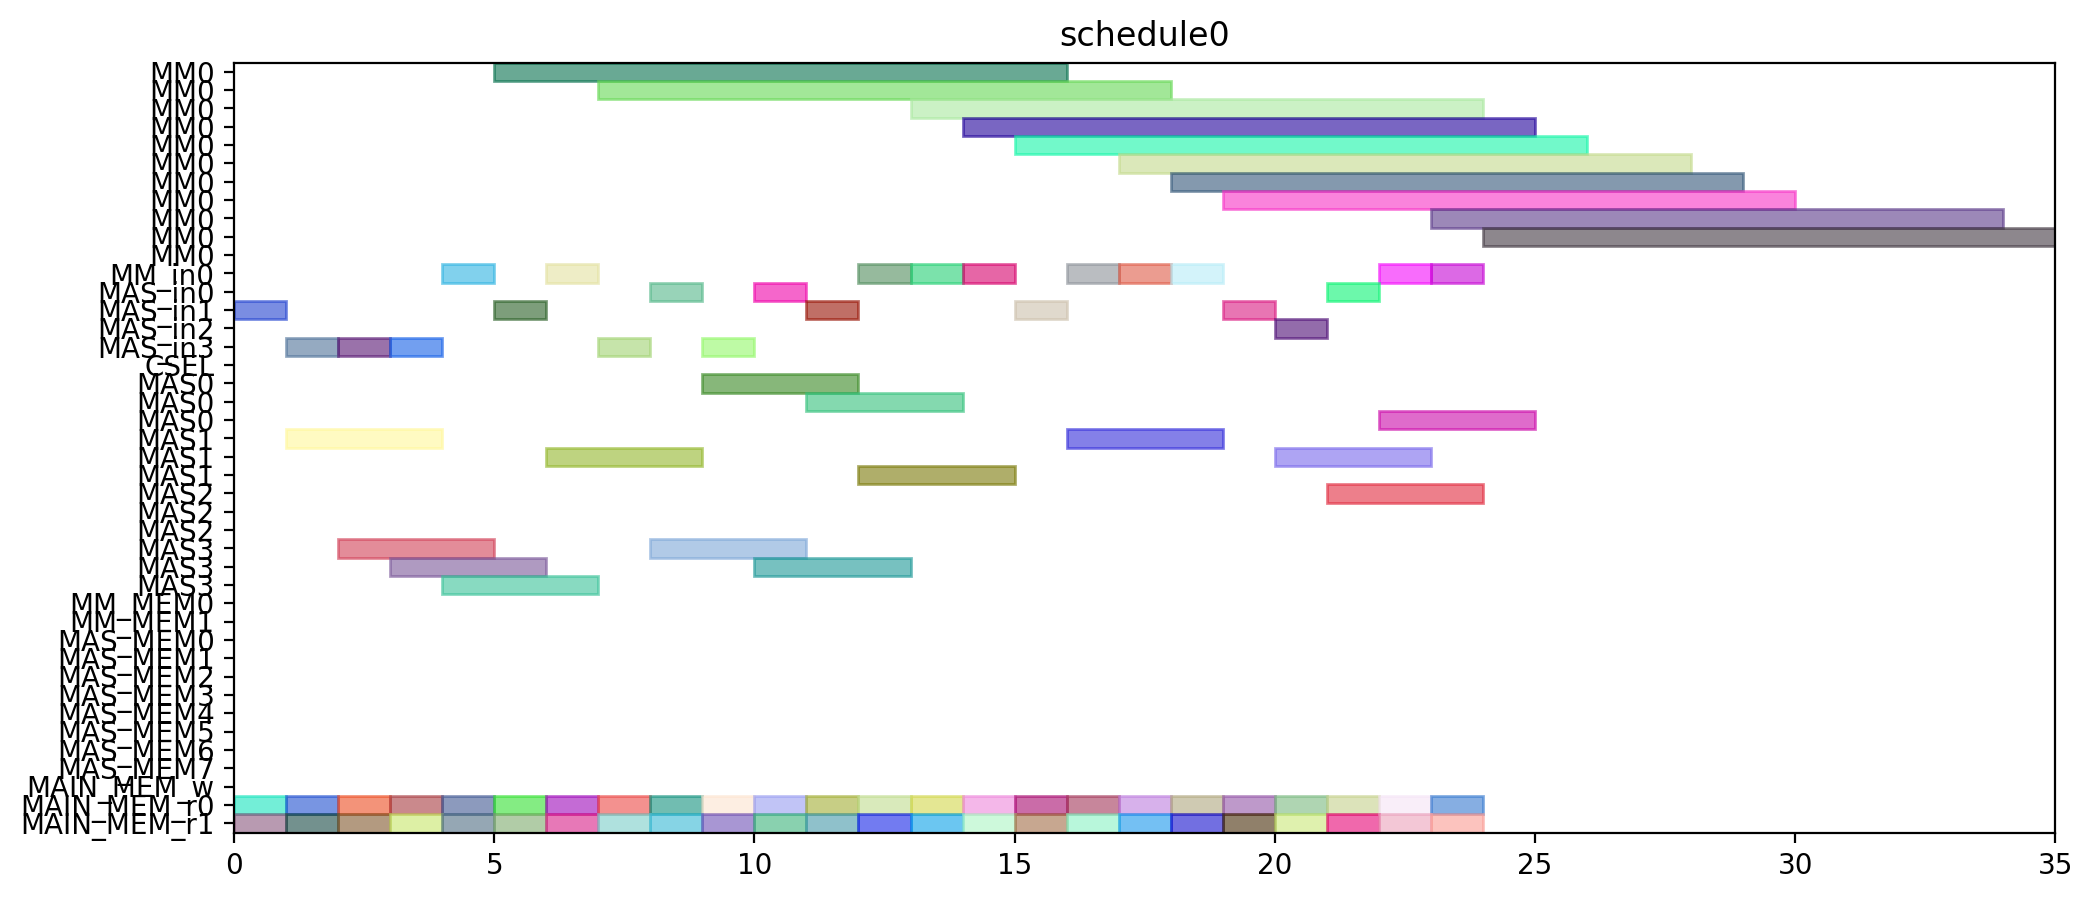

Write the Python code that produced this figure.
from pyschedule import Scenario, solvers, plotters, alt


def solve():
	horizon = 120
	S = Scenario("schedule0", horizon=horizon)

	# resource
	MM = S.Resources('MM', num=1, size=11)
	MM_in = S.Resources('MM_in', num=1)
	MAS_in = S.Resources('MAS_in', num=4)
	CSEL = S.Resource('CSEL')
	MAS = S.Resources('MAS', num=4, size=3, periods=range(1, horizon))
	MM_MEM = S.Resources('MM_MEM', num=2)
	MAS_MEM = S.Resources('MAS_MEM', num=8)
	MAIN_MEM_w = S.Resource('MAIN_MEM_w', size=1)
	MAIN_MEM_r = S.Resources('MAIN_MEM_r', num=2)

	# result of previous scheduling

	# new tasks
	t0_t0 = S.Task('t0_t0', length=3, delay_cost=1)
	t0_t0 += alt(MAS)
	t0_t0_in = S.Task('t0_t0_in', length=1, delay_cost=1)
	t0_t0_in += alt(MAS_in)
	S += t0_t0_in*MAS_in[0]<=t0_t0*MAS[0]

	S += t0_t0_in*MAS_in[1]<=t0_t0*MAS[1]

	S += t0_t0_in*MAS_in[2]<=t0_t0*MAS[2]

	S += t0_t0_in*MAS_in[3]<=t0_t0*MAS[3]

	t0_t0_mem0 = S.Task('t0_t0_mem0', length=1, delay_cost=1)
	t0_t0_mem0 += MAIN_MEM_r[0]
	S += t0_t0_mem0 <= t0_t0

	t0_t0_mem1 = S.Task('t0_t0_mem1', length=1, delay_cost=1)
	t0_t0_mem1 += MAIN_MEM_r[1]
	S += t0_t0_mem1 <= t0_t0

	t0_t1 = S.Task('t0_t1', length=3, delay_cost=1)
	t0_t1 += alt(MAS)
	t0_t1_in = S.Task('t0_t1_in', length=1, delay_cost=1)
	t0_t1_in += alt(MAS_in)
	S += t0_t1_in*MAS_in[0]<=t0_t1*MAS[0]

	S += t0_t1_in*MAS_in[1]<=t0_t1*MAS[1]

	S += t0_t1_in*MAS_in[2]<=t0_t1*MAS[2]

	S += t0_t1_in*MAS_in[3]<=t0_t1*MAS[3]

	t0_t1_mem0 = S.Task('t0_t1_mem0', length=1, delay_cost=1)
	t0_t1_mem0 += MAIN_MEM_r[0]
	S += t0_t1_mem0 <= t0_t1

	t0_t1_mem1 = S.Task('t0_t1_mem1', length=1, delay_cost=1)
	t0_t1_mem1 += MAIN_MEM_r[1]
	S += t0_t1_mem1 <= t0_t1

	t0_t3 = S.Task('t0_t3', length=11, delay_cost=1)
	t0_t3 += alt(MM)
	t0_t3_in = S.Task('t0_t3_in', length=1, delay_cost=1)
	t0_t3_in += alt(MM_in)
	S += t0_t3_in*MM_in[0]<=t0_t3*MM[0]
	t0_t3_mem0 = S.Task('t0_t3_mem0', length=1, delay_cost=1)
	t0_t3_mem0 += MAIN_MEM_r[0]
	S += t0_t3_mem0 <= t0_t3

	t0_t3_mem1 = S.Task('t0_t3_mem1', length=1, delay_cost=1)
	t0_t3_mem1 += MAIN_MEM_r[1]
	S += t0_t3_mem1 <= t0_t3

	t10 = S.Task('t10', length=3, delay_cost=1)
	t10 += alt(MAS)
	t10_in = S.Task('t10_in', length=1, delay_cost=1)
	t10_in += alt(MAS_in)
	S += t10_in*MAS_in[0]<=t10*MAS[0]

	S += t10_in*MAS_in[1]<=t10*MAS[1]

	S += t10_in*MAS_in[2]<=t10*MAS[2]

	S += t10_in*MAS_in[3]<=t10*MAS[3]

	t10_mem0 = S.Task('t10_mem0', length=1, delay_cost=1)
	t10_mem0 += MAIN_MEM_r[0]
	S += t10_mem0 <= t10

	t10_mem1 = S.Task('t10_mem1', length=1, delay_cost=1)
	t10_mem1 += MAIN_MEM_r[1]
	S += t10_mem1 <= t10

	t11 = S.Task('t11', length=3, delay_cost=1)
	t11 += alt(MAS)
	t11_in = S.Task('t11_in', length=1, delay_cost=1)
	t11_in += alt(MAS_in)
	S += t11_in*MAS_in[0]<=t11*MAS[0]

	S += t11_in*MAS_in[1]<=t11*MAS[1]

	S += t11_in*MAS_in[2]<=t11*MAS[2]

	S += t11_in*MAS_in[3]<=t11*MAS[3]

	t11_mem0 = S.Task('t11_mem0', length=1, delay_cost=1)
	t11_mem0 += MAIN_MEM_r[0]
	S += t11_mem0 <= t11

	t11_mem1 = S.Task('t11_mem1', length=1, delay_cost=1)
	t11_mem1 += MAIN_MEM_r[1]
	S += t11_mem1 <= t11

	t3_t0 = S.Task('t3_t0', length=11, delay_cost=1)
	t3_t0 += alt(MM)
	t3_t0_in = S.Task('t3_t0_in', length=1, delay_cost=1)
	t3_t0_in += alt(MM_in)
	S += t3_t0_in*MM_in[0]<=t3_t0*MM[0]
	t3_t0_mem0 = S.Task('t3_t0_mem0', length=1, delay_cost=1)
	t3_t0_mem0 += MAIN_MEM_r[0]
	S += t3_t0_mem0 <= t3_t0

	t3_t0_mem1 = S.Task('t3_t0_mem1', length=1, delay_cost=1)
	t3_t0_mem1 += MAIN_MEM_r[1]
	S += t3_t0_mem1 <= t3_t0

	t3_t1 = S.Task('t3_t1', length=11, delay_cost=1)
	t3_t1 += alt(MM)
	t3_t1_in = S.Task('t3_t1_in', length=1, delay_cost=1)
	t3_t1_in += alt(MM_in)
	S += t3_t1_in*MM_in[0]<=t3_t1*MM[0]
	t3_t1_mem0 = S.Task('t3_t1_mem0', length=1, delay_cost=1)
	t3_t1_mem0 += MAIN_MEM_r[0]
	S += t3_t1_mem0 <= t3_t1

	t3_t1_mem1 = S.Task('t3_t1_mem1', length=1, delay_cost=1)
	t3_t1_mem1 += MAIN_MEM_r[1]
	S += t3_t1_mem1 <= t3_t1

	t3_t2 = S.Task('t3_t2', length=3, delay_cost=1)
	t3_t2 += alt(MAS)
	t3_t2_in = S.Task('t3_t2_in', length=1, delay_cost=1)
	t3_t2_in += alt(MAS_in)
	S += t3_t2_in*MAS_in[0]<=t3_t2*MAS[0]

	S += t3_t2_in*MAS_in[1]<=t3_t2*MAS[1]

	S += t3_t2_in*MAS_in[2]<=t3_t2*MAS[2]

	S += t3_t2_in*MAS_in[3]<=t3_t2*MAS[3]

	t3_t2_mem0 = S.Task('t3_t2_mem0', length=1, delay_cost=1)
	t3_t2_mem0 += MAIN_MEM_r[0]
	S += t3_t2_mem0 <= t3_t2

	t3_t2_mem1 = S.Task('t3_t2_mem1', length=1, delay_cost=1)
	t3_t2_mem1 += MAIN_MEM_r[1]
	S += t3_t2_mem1 <= t3_t2

	t3_t3 = S.Task('t3_t3', length=3, delay_cost=1)
	t3_t3 += alt(MAS)
	t3_t3_in = S.Task('t3_t3_in', length=1, delay_cost=1)
	t3_t3_in += alt(MAS_in)
	S += t3_t3_in*MAS_in[0]<=t3_t3*MAS[0]

	S += t3_t3_in*MAS_in[1]<=t3_t3*MAS[1]

	S += t3_t3_in*MAS_in[2]<=t3_t3*MAS[2]

	S += t3_t3_in*MAS_in[3]<=t3_t3*MAS[3]

	t3_t3_mem0 = S.Task('t3_t3_mem0', length=1, delay_cost=1)
	t3_t3_mem0 += MAIN_MEM_r[0]
	S += t3_t3_mem0 <= t3_t3

	t3_t3_mem1 = S.Task('t3_t3_mem1', length=1, delay_cost=1)
	t3_t3_mem1 += MAIN_MEM_r[1]
	S += t3_t3_mem1 <= t3_t3

	t4_t0 = S.Task('t4_t0', length=3, delay_cost=1)
	t4_t0 += alt(MAS)
	t4_t0_in = S.Task('t4_t0_in', length=1, delay_cost=1)
	t4_t0_in += alt(MAS_in)
	S += t4_t0_in*MAS_in[0]<=t4_t0*MAS[0]

	S += t4_t0_in*MAS_in[1]<=t4_t0*MAS[1]

	S += t4_t0_in*MAS_in[2]<=t4_t0*MAS[2]

	S += t4_t0_in*MAS_in[3]<=t4_t0*MAS[3]

	t4_t0_mem0 = S.Task('t4_t0_mem0', length=1, delay_cost=1)
	t4_t0_mem0 += MAIN_MEM_r[0]
	S += t4_t0_mem0 <= t4_t0

	t4_t0_mem1 = S.Task('t4_t0_mem1', length=1, delay_cost=1)
	t4_t0_mem1 += MAIN_MEM_r[1]
	S += t4_t0_mem1 <= t4_t0

	t4_t1 = S.Task('t4_t1', length=3, delay_cost=1)
	t4_t1 += alt(MAS)
	t4_t1_in = S.Task('t4_t1_in', length=1, delay_cost=1)
	t4_t1_in += alt(MAS_in)
	S += t4_t1_in*MAS_in[0]<=t4_t1*MAS[0]

	S += t4_t1_in*MAS_in[1]<=t4_t1*MAS[1]

	S += t4_t1_in*MAS_in[2]<=t4_t1*MAS[2]

	S += t4_t1_in*MAS_in[3]<=t4_t1*MAS[3]

	t4_t1_mem0 = S.Task('t4_t1_mem0', length=1, delay_cost=1)
	t4_t1_mem0 += MAIN_MEM_r[0]
	S += t4_t1_mem0 <= t4_t1

	t4_t1_mem1 = S.Task('t4_t1_mem1', length=1, delay_cost=1)
	t4_t1_mem1 += MAIN_MEM_r[1]
	S += t4_t1_mem1 <= t4_t1

	t4_t3 = S.Task('t4_t3', length=11, delay_cost=1)
	t4_t3 += alt(MM)
	t4_t3_in = S.Task('t4_t3_in', length=1, delay_cost=1)
	t4_t3_in += alt(MM_in)
	S += t4_t3_in*MM_in[0]<=t4_t3*MM[0]
	t4_t3_mem0 = S.Task('t4_t3_mem0', length=1, delay_cost=1)
	t4_t3_mem0 += MAIN_MEM_r[0]
	S += t4_t3_mem0 <= t4_t3

	t4_t3_mem1 = S.Task('t4_t3_mem1', length=1, delay_cost=1)
	t4_t3_mem1 += MAIN_MEM_r[1]
	S += t4_t3_mem1 <= t4_t3

	t5_t0 = S.Task('t5_t0', length=11, delay_cost=1)
	t5_t0 += alt(MM)
	t5_t0_in = S.Task('t5_t0_in', length=1, delay_cost=1)
	t5_t0_in += alt(MM_in)
	S += t5_t0_in*MM_in[0]<=t5_t0*MM[0]
	t5_t0_mem0 = S.Task('t5_t0_mem0', length=1, delay_cost=1)
	t5_t0_mem0 += MAIN_MEM_r[0]
	S += t5_t0_mem0 <= t5_t0

	t5_t0_mem1 = S.Task('t5_t0_mem1', length=1, delay_cost=1)
	t5_t0_mem1 += MAIN_MEM_r[1]
	S += t5_t0_mem1 <= t5_t0

	t5_t1 = S.Task('t5_t1', length=11, delay_cost=1)
	t5_t1 += alt(MM)
	t5_t1_in = S.Task('t5_t1_in', length=1, delay_cost=1)
	t5_t1_in += alt(MM_in)
	S += t5_t1_in*MM_in[0]<=t5_t1*MM[0]
	t5_t1_mem0 = S.Task('t5_t1_mem0', length=1, delay_cost=1)
	t5_t1_mem0 += MAIN_MEM_r[0]
	S += t5_t1_mem0 <= t5_t1

	t5_t1_mem1 = S.Task('t5_t1_mem1', length=1, delay_cost=1)
	t5_t1_mem1 += MAIN_MEM_r[1]
	S += t5_t1_mem1 <= t5_t1

	t5_t2 = S.Task('t5_t2', length=3, delay_cost=1)
	t5_t2 += alt(MAS)
	t5_t2_in = S.Task('t5_t2_in', length=1, delay_cost=1)
	t5_t2_in += alt(MAS_in)
	S += t5_t2_in*MAS_in[0]<=t5_t2*MAS[0]

	S += t5_t2_in*MAS_in[1]<=t5_t2*MAS[1]

	S += t5_t2_in*MAS_in[2]<=t5_t2*MAS[2]

	S += t5_t2_in*MAS_in[3]<=t5_t2*MAS[3]

	t5_t2_mem0 = S.Task('t5_t2_mem0', length=1, delay_cost=1)
	t5_t2_mem0 += MAIN_MEM_r[0]
	S += t5_t2_mem0 <= t5_t2

	t5_t2_mem1 = S.Task('t5_t2_mem1', length=1, delay_cost=1)
	t5_t2_mem1 += MAIN_MEM_r[1]
	S += t5_t2_mem1 <= t5_t2

	t5_t3 = S.Task('t5_t3', length=3, delay_cost=1)
	t5_t3 += alt(MAS)
	t5_t3_in = S.Task('t5_t3_in', length=1, delay_cost=1)
	t5_t3_in += alt(MAS_in)
	S += t5_t3_in*MAS_in[0]<=t5_t3*MAS[0]

	S += t5_t3_in*MAS_in[1]<=t5_t3*MAS[1]

	S += t5_t3_in*MAS_in[2]<=t5_t3*MAS[2]

	S += t5_t3_in*MAS_in[3]<=t5_t3*MAS[3]

	t5_t3_mem0 = S.Task('t5_t3_mem0', length=1, delay_cost=1)
	t5_t3_mem0 += MAIN_MEM_r[0]
	S += t5_t3_mem0 <= t5_t3

	t5_t3_mem1 = S.Task('t5_t3_mem1', length=1, delay_cost=1)
	t5_t3_mem1 += MAIN_MEM_r[1]
	S += t5_t3_mem1 <= t5_t3

	t6_t0 = S.Task('t6_t0', length=11, delay_cost=1)
	t6_t0 += alt(MM)
	t6_t0_in = S.Task('t6_t0_in', length=1, delay_cost=1)
	t6_t0_in += alt(MM_in)
	S += t6_t0_in*MM_in[0]<=t6_t0*MM[0]
	t6_t0_mem0 = S.Task('t6_t0_mem0', length=1, delay_cost=1)
	t6_t0_mem0 += MAIN_MEM_r[0]
	S += t6_t0_mem0 <= t6_t0

	t6_t0_mem1 = S.Task('t6_t0_mem1', length=1, delay_cost=1)
	t6_t0_mem1 += MAIN_MEM_r[1]
	S += t6_t0_mem1 <= t6_t0

	t6_t1 = S.Task('t6_t1', length=11, delay_cost=1)
	t6_t1 += alt(MM)
	t6_t1_in = S.Task('t6_t1_in', length=1, delay_cost=1)
	t6_t1_in += alt(MM_in)
	S += t6_t1_in*MM_in[0]<=t6_t1*MM[0]
	t6_t1_mem0 = S.Task('t6_t1_mem0', length=1, delay_cost=1)
	t6_t1_mem0 += MAIN_MEM_r[0]
	S += t6_t1_mem0 <= t6_t1

	t6_t1_mem1 = S.Task('t6_t1_mem1', length=1, delay_cost=1)
	t6_t1_mem1 += MAIN_MEM_r[1]
	S += t6_t1_mem1 <= t6_t1

	t6_t2 = S.Task('t6_t2', length=3, delay_cost=1)
	t6_t2 += alt(MAS)
	t6_t2_in = S.Task('t6_t2_in', length=1, delay_cost=1)
	t6_t2_in += alt(MAS_in)
	S += t6_t2_in*MAS_in[0]<=t6_t2*MAS[0]

	S += t6_t2_in*MAS_in[1]<=t6_t2*MAS[1]

	S += t6_t2_in*MAS_in[2]<=t6_t2*MAS[2]

	S += t6_t2_in*MAS_in[3]<=t6_t2*MAS[3]

	t6_t2_mem0 = S.Task('t6_t2_mem0', length=1, delay_cost=1)
	t6_t2_mem0 += MAIN_MEM_r[0]
	S += t6_t2_mem0 <= t6_t2

	t6_t2_mem1 = S.Task('t6_t2_mem1', length=1, delay_cost=1)
	t6_t2_mem1 += MAIN_MEM_r[1]
	S += t6_t2_mem1 <= t6_t2

	t6_t3 = S.Task('t6_t3', length=3, delay_cost=1)
	t6_t3 += alt(MAS)
	t6_t3_in = S.Task('t6_t3_in', length=1, delay_cost=1)
	t6_t3_in += alt(MAS_in)
	S += t6_t3_in*MAS_in[0]<=t6_t3*MAS[0]

	S += t6_t3_in*MAS_in[1]<=t6_t3*MAS[1]

	S += t6_t3_in*MAS_in[2]<=t6_t3*MAS[2]

	S += t6_t3_in*MAS_in[3]<=t6_t3*MAS[3]

	t6_t3_mem0 = S.Task('t6_t3_mem0', length=1, delay_cost=1)
	t6_t3_mem0 += MAIN_MEM_r[0]
	S += t6_t3_mem0 <= t6_t3

	t6_t3_mem1 = S.Task('t6_t3_mem1', length=1, delay_cost=1)
	t6_t3_mem1 += MAIN_MEM_r[1]
	S += t6_t3_mem1 <= t6_t3

	t7_t0 = S.Task('t7_t0', length=11, delay_cost=1)
	t7_t0 += alt(MM)
	t7_t0_in = S.Task('t7_t0_in', length=1, delay_cost=1)
	t7_t0_in += alt(MM_in)
	S += t7_t0_in*MM_in[0]<=t7_t0*MM[0]
	t7_t0_mem0 = S.Task('t7_t0_mem0', length=1, delay_cost=1)
	t7_t0_mem0 += MAIN_MEM_r[0]
	S += t7_t0_mem0 <= t7_t0

	t7_t0_mem1 = S.Task('t7_t0_mem1', length=1, delay_cost=1)
	t7_t0_mem1 += MAIN_MEM_r[1]
	S += t7_t0_mem1 <= t7_t0

	t7_t1 = S.Task('t7_t1', length=11, delay_cost=1)
	t7_t1 += alt(MM)
	t7_t1_in = S.Task('t7_t1_in', length=1, delay_cost=1)
	t7_t1_in += alt(MM_in)
	S += t7_t1_in*MM_in[0]<=t7_t1*MM[0]
	t7_t1_mem0 = S.Task('t7_t1_mem0', length=1, delay_cost=1)
	t7_t1_mem0 += MAIN_MEM_r[0]
	S += t7_t1_mem0 <= t7_t1

	t7_t1_mem1 = S.Task('t7_t1_mem1', length=1, delay_cost=1)
	t7_t1_mem1 += MAIN_MEM_r[1]
	S += t7_t1_mem1 <= t7_t1

	t7_t2 = S.Task('t7_t2', length=3, delay_cost=1)
	t7_t2 += alt(MAS)
	t7_t2_in = S.Task('t7_t2_in', length=1, delay_cost=1)
	t7_t2_in += alt(MAS_in)
	S += t7_t2_in*MAS_in[0]<=t7_t2*MAS[0]

	S += t7_t2_in*MAS_in[1]<=t7_t2*MAS[1]

	S += t7_t2_in*MAS_in[2]<=t7_t2*MAS[2]

	S += t7_t2_in*MAS_in[3]<=t7_t2*MAS[3]

	t7_t2_mem0 = S.Task('t7_t2_mem0', length=1, delay_cost=1)
	t7_t2_mem0 += MAIN_MEM_r[0]
	S += t7_t2_mem0 <= t7_t2

	t7_t2_mem1 = S.Task('t7_t2_mem1', length=1, delay_cost=1)
	t7_t2_mem1 += MAIN_MEM_r[1]
	S += t7_t2_mem1 <= t7_t2

	t7_t3 = S.Task('t7_t3', length=3, delay_cost=1)
	t7_t3 += alt(MAS)
	t7_t3_in = S.Task('t7_t3_in', length=1, delay_cost=1)
	t7_t3_in += alt(MAS_in)
	S += t7_t3_in*MAS_in[0]<=t7_t3*MAS[0]

	S += t7_t3_in*MAS_in[1]<=t7_t3*MAS[1]

	S += t7_t3_in*MAS_in[2]<=t7_t3*MAS[2]

	S += t7_t3_in*MAS_in[3]<=t7_t3*MAS[3]

	t7_t3_mem0 = S.Task('t7_t3_mem0', length=1, delay_cost=1)
	t7_t3_mem0 += MAIN_MEM_r[0]
	S += t7_t3_mem0 <= t7_t3

	t7_t3_mem1 = S.Task('t7_t3_mem1', length=1, delay_cost=1)
	t7_t3_mem1 += MAIN_MEM_r[1]
	S += t7_t3_mem1 <= t7_t3

	solvers.mip.solve(S,msg=1,kind='CPLEX',ratio_gap=1.01)

	solution = [['hoge']*len(S.solution()[1]) for i in range(len(S.solution()))]
	for i in range(len(S.solution())):
		for j in range(len(S.solution()[i])):
			solution[i][j]=str(S.solution()[i][j])
	print(solution)

	cycles = int(solution[-1][3])

	pic_file_name = "/home/mfukuda/ABE/multiRAM_multiMAS_16mux/scheduling_result/stage11MM1_stage3MAS4/SQR012345/schedule0.png"
	if(S.solution() != []):
		plotters.matplotlib.plot(S,img_filename=pic_file_name, show_task_labels=False, fig_size=(cycles*0.25+3, 5))

	return solution
